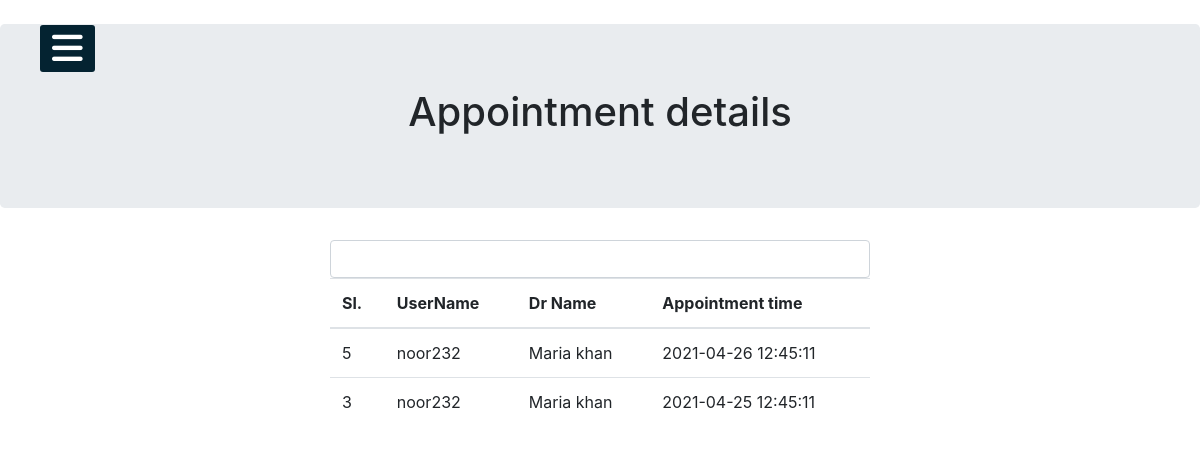
Screenshot of /view/ViewAppoinment.php (signed in) with the database file from the repository.
### tables this page shows
CREATE TABLE `appointmentlist` (
  `sl` int(11) NOT NULL,
  `username` varchar(100) NOT NULL,
  `drname` varchar(100) NOT NULL,
  `datetime` timestamp NOT NULL DEFAULT CURRENT_TIMESTAMP,
  `status` varchar(100) NOT NULL
);

### Controller/allapointment.php (called while the page is built, shortened)
<?php
  require_once '../Models/db_connect2.php';
function getallapointment()
  {
    if(!empty('$_SESSION["loggedinuser"]')){
      $var=$_SESSION["loggedinuser"];
    }
    $query="SELECT * FROM appointmentlist WHERE username='$var' order by sl DESC";
    $product=get($query);
    return $product;
  }
  ?>

### Models/db_connect2.php (called while the page is built, shortened)
<?php
	 $serverName="localhost";
	 $userName="root";
	 $password="";
	 $dbName="patient";
	function get($query)
	{
        $data=array();
		global $serverName,$userName,$password,$dbName;
		$conn = mysqli_connect( $serverName, $userName, $password, $dbName);
        $result=mysqli_query($conn,$query);
        if(mysqli_num_rows($result) > 0)
        {
            while($row = mysqli_fetch_assoc($result))
            {
                $entity=array();
                foreach($row as $k=>$v)
                {
                    $entity[$k] = $row[$k];
                }
                $data[] = $entity;
            }
        }
		return $data;
	}
?>

### View/ViewAppoinment.php (the view, shortened to what this page needs)
<?php
include('header/patheader.php');
require_once ('../Controller/allapointment.php');
$info=getallapointment();
?>
<!DOCTYPE html>
<html lang="en">
<head>
  <link rel="stylesheet" href="https://maxcdn.bootstrapcdn.com/bootstrap/4.5.0/css/bootstrap.min.css">
</head>
<body>
<div class="jumbotron text-center">
  <h1>Appointment details</h1>
</div>
<div class="container">
  <div class="row">
    <div class="col-sm-3">
    </div>
    <div class="col-sm-6">
      <input type="text" class="form-control" id="search">
      <table class="table table-hover">
      <thead>
        <tr>
          <th>Sl.</th>
                  <th>UserName</th>
                <th>Dr Name</th>
                <th>Appointment time</th>
        </tr>
      </thead>
      <tbody id="output">
         <?php
                  foreach($info as $infos)
                  {
                    echo "<tr>";
                       echo "<td>".$infos["sl"]."</td>";
                        echo "<td>".$infos["username"]."</td>";
                      echo "<td>".$infos["drname"]."</td>";
					   echo "<td>".$infos["datetime"]."</td>";
                    echo "</tr>";
                  }
                ?>
      </tbody>
    </table>
    </div>
    <div class="col-sm-3">
    </div>
  </div>
</div>
</body>
</html>

### View/PatientPanel.css (style rules this page uses)
* { padding: 0; margin: 0; list-style: none; text-decoration: none; }
body { font-family: 'Roboto', sans-serif; }

### rows the page displays
appointmentlist: sl "5", username "noor232", drname "Maria khan", datetime "2021-04-26 12:45:11"
appointmentlist: sl "3", username "noor232", drname "Maria khan", datetime "2021-04-25 12:45:11"
